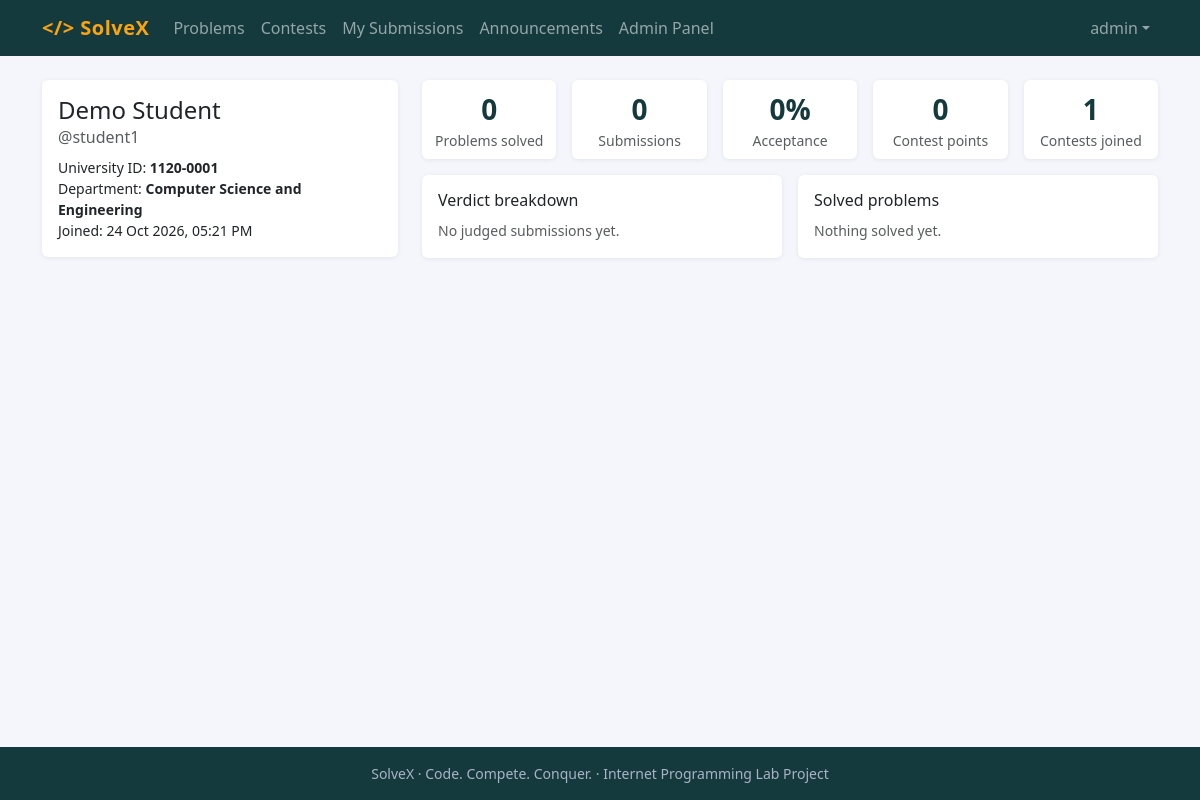
The app's page /profile.php?u=student1 (signed in) with its own data.
### tables this page shows
CREATE TABLE users (
  id            INT UNSIGNED AUTO_INCREMENT PRIMARY KEY,
  full_name     VARCHAR(100) NOT NULL,
  username      VARCHAR(30)  NOT NULL UNIQUE,
  email         VARCHAR(150) NOT NULL UNIQUE,
  university_id VARCHAR(30)  NOT NULL,
  department    VARCHAR(80)  NOT NULL,
  password_hash VARCHAR(255) NOT NULL,
  role          ENUM('student','admin') NOT NULL DEFAULT 'student',
  created_at    DATETIME NOT NULL DEFAULT CURRENT_TIMESTAMP,
  INDEX idx_university_id (university_id)
);

### includes/functions.php (called while the page is built, shortened)
<?php
require_once __DIR__ . '/db.php';
function e($v): string { return htmlspecialchars((string)$v, ENT_QUOTES | ENT_SUBSTITUTE, 'UTF-8'); }
function url(string $path = ''): string { return BASE_URL . '/' . ltrim($path, '/'); }
function current_user(): ?array {
    static $u = false;
    if ($u === false) {
        $u = null;
        if (!empty($_SESSION['uid'])) {
            $u = q('SELECT id, full_name, username, email, university_id, department, role, created_at FROM users WHERE id = ?', [$_SESSION['uid']])->fetch() ?: null;
        }
    }
    return $u;
}
function require_login(): array {
    $u = current_user();
    return $u;
}
function fmt_dt($s): string { return date('d M Y, h:i A', is_numeric($s) ? (int)$s : strtotime($s)); }

### includes/db.php (called while the page is built, shortened)
<?php
function db(): PDO {
    static $pdo = null;
    if ($pdo === null) {
        $pdo = new PDO('mysql:host=' . DB_HOST . ';dbname=' . DB_NAME . ';charset=utf8mb4', DB_USER, DB_PASS, [
            PDO::ATTR_ERRMODE            => PDO::ERRMODE_EXCEPTION,
            PDO::ATTR_DEFAULT_FETCH_MODE => PDO::FETCH_ASSOC,
            PDO::ATTR_EMULATE_PREPARES   => false,
        ]);
        $pdo->exec("SET time_zone = '" . DB_TZ . "'");
    }
    return $pdo;
}
function q(string $sql, array $params = []): PDOStatement {
    $st = db()->prepare($sql);
    $st->execute($params);
    return $st;
}

### profile.php (the view, shortened to what this page needs)
<?php
require __DIR__ . '/includes/functions.php';
$me = require_login();
$name = trim((string)($_GET['u'] ?? ''));
$who = $name !== '' ? q('SELECT id, full_name, username, university_id, department, role, created_at FROM users WHERE username = ?', [$name])->fetch() : $me;
$uid = $who['id'];
$total = (int)q('SELECT COUNT(*) FROM submissions WHERE user_id = ?', [$uid])->fetchColumn();
$ac = (int)q("SELECT COUNT(*) FROM submissions WHERE user_id = ? AND verdict = 'Accepted'", [$uid])->fetchColumn();
$solved = q("SELECT DISTINCT p.id, p.title FROM submissions s JOIN problems p ON p.id = s.problem_id WHERE s.user_id = ? AND s.verdict = 'Accepted' ORDER BY p.id", [$uid])->fetchAll();
$contests = (int)q('SELECT COUNT(*) FROM registrations WHERE user_id = ?', [$uid])->fetchColumn();
$points = (int)q("SELECT COALESCE(SUM(score),0) FROM submissions WHERE user_id = ? AND contest_id IS NOT NULL", [$uid])->fetchColumn();
$breakdown = q("SELECT verdict, COUNT(*) n FROM submissions WHERE user_id = ? AND verdict NOT IN ('Pending','Judging') GROUP BY verdict ORDER BY n DESC", [$uid])->fetchAll();
require __DIR__ . '/includes/header.php';
?>
<div class="row g-4">
  <div class="col-lg-4">
    <div class="card"><div class="card-body">
      <h4 class="mb-0"><?= e($who['full_name']) ?></h4><div class="text-muted mb-2">@<?= e($who['username']) ?> <?= $who['role'] === 'admin' ? '<span class="badge text-bg-dark">Admin</span>' : '' ?></div>
      <div class="small">University ID: <b><?= e($who['university_id']) ?></b></div>
      <div class="small">Department: <b><?= e($who['department']) ?></b></div>
      <div class="small">Joined: <?= fmt_dt($who['created_at']) ?></div>
    </div></div>
  </div>
  <div class="col-lg-8">
    <div class="row g-3 mb-3">
      <?php foreach (['Problems solved' => count($solved), 'Submissions' => $total, 'Acceptance' => ($total ? round($ac * 100 / $total) : 0) . '%', 'Contest points' => $points, 'Contests joined' => $contests] as $k => $v): ?>
        <div class="col-6 col-md"><div class="card stat-card text-center p-2"><div class="num fs-3"><?= e($v) ?></div><div class="small text-muted"><?= e($k) ?></div></div></div>
      <?php endforeach; ?>
    </div>
    <div class="row g-3">
      <div class="col-md-6"><div class="card h-100"><div class="card-body"><h6>Verdict breakdown</h6>
        <?php  if (!$breakdown): ?><span class="text-muted small">No judged submissions yet.</span><?php endif; ?></div></div></div>
      <div class="col-md-6"><div class="card h-100"><div class="card-body"><h6>Solved problems</h6>
        <?php  if (!$solved): ?><span class="text-muted small">Nothing solved yet.</span><?php endif; ?></div></div></div>
    </div>
  </div>
</div>
<?php require __DIR__ . '/includes/footer.php'; ?>

### includes/header.php (shortened to what this page needs)
<?php
require_once __DIR__ . '/functions.php';
$u = current_user();
$nav = basename($_SERVER['SCRIPT_NAME'], '.php');
$in_admin = str_contains($_SERVER['SCRIPT_NAME'], '/admin/');
function nav_link(string $href, string $label, bool $active): string {
    return '<li class="nav-item"><a class="nav-link' . ($active ? ' active' : '') . '" href="' . e(url($href)) . '">' . e($label) . '</a></li>';
}
?><!doctype html>
<html lang="en">
<head>
<link href="<?= url('assets/vendor/bootstrap.min.css') ?>" rel="stylesheet">
<link href="<?= url('assets/css/style.css') ?>" rel="stylesheet">
</head>
<body>
<nav class="navbar navbar-expand-lg navbar-dark sx-nav">
  <div class="container">
    <a class="navbar-brand fw-bold" href="<?= url('index.php') ?>">&lt;/&gt; <?= APP_NAME ?></a>
    <div class="collapse navbar-collapse" id="nav">
      <ul class="navbar-nav me-auto">
        <?= nav_link('problems.php', 'Problems', $nav === 'problems' && !$in_admin) ?>
        <?= nav_link('contests.php', 'Contests', in_array($nav, ['contests', 'contest']) && !$in_admin) ?>
        <?php if ($u): ?>
          <?= nav_link('submissions.php', 'My Submissions', $nav === 'submissions' && !$in_admin) ?>
        <?php endif; ?>
        <?= nav_link('announcements.php', 'Announcements', $nav === 'announcements' && !$in_admin) ?>
        <?php if ($u && $u['role'] === 'admin'): ?>
          <?= nav_link('admin/index.php', 'Admin Panel', $in_admin) ?>
        <?php endif; ?>
      </ul>
      <ul class="navbar-nav">
        <?php if ($u): ?>
          <li class="nav-item dropdown">
            <a class="nav-link dropdown-toggle" href="#" data-bs-toggle="dropdown"><?= e($u['username']) ?></a>
          </li>
        <?php else: ?>
          <?= nav_link('login.php', 'Login', $nav === 'login') ?>
          <li class="nav-item"><a class="btn btn-sm btn-light ms-lg-2" href="<?= url('register.php') ?>">Register</a></li>
        <?php endif; ?>
      </ul>
    </div>
  </div>
</nav>
<main class="container py-4">

### assets/css/style.css (style rules this page uses)
:root { --sx-dark: #143a3d; --sx-accent: #fca311; }
body { background: #f4f6fb; min-height: 100vh; display: flex; flex-direction: column; }
main { flex: 1; }
.sx-nav { background: var(--sx-dark); }
.sx-nav .navbar-brand { color: var(--sx-accent); letter-spacing: .5px; }
.card { border: 0; box-shadow: 0 1px 4px rgba(20,33,61,.08); }
.stat-card .num { font-size: 2rem; font-weight: 700; color: var(--sx-dark); }

### records on screen
users: username "admin"
users: full_name "Demo Student", username "student1", university "1120-0001", department "Computer Science and Engineering", created_at "24 Oct 2026, 05:21 PM"

### other values on screen
APP_NAME "SolveX"
$label "Problems Contests My Submissions Announcements Admin Panel"
$v "0"
$k "Problems solved"
$k "Submissions"
$v "0%"
$k "Acceptance"
$k "Contest points"
$v "1"
$k "Contests joined"
